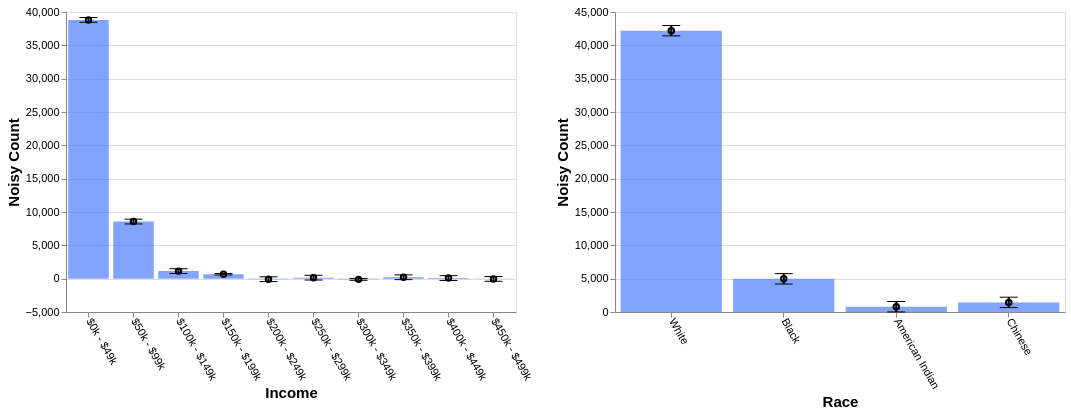

The Vega-Lite source for this figure:
### Vega-Lite specification from a JSON file in a GitHub repository (floating-point values rounded to 4 significant figures)
{"config": {"view": {"continuousWidth": 400, "continuousHeight": 300}, "axis": {"labelFontSize": 11, "titleFontSize": 15}, "axisBottom": {"labelAngle": 60}}, "hconcat": [{"layer": [{"mark": "bar", "encoding": {"color": {"value": "transparent"}, "tooltip": [{"aggregate": "sum", "field": "noisy_count", "title": "noisy count", "type": "quantitative"}, {"aggregate": "sum", "field": "error", "title": "error", "type": "quantitative"}], "x": {"field": "income", "sort": null, "title": "Income", "type": "ordinal"}}, "height": 300, "selection": {"selector579": {"type": "interval", "encodings": ["x"]}}, "transform": [{"filter": {"selection": "selector580"}}], "width": 450}, {"mark": {"type": "bar", "color": "#4C7FFF", "opacity": 0.7}, "encoding": {"x": {"field": "income", "sort": null, "title": "Income", "type": "ordinal"}, "y": {"aggregate": "sum", "field": "noisy_count", "type": "quantitative"}}, "transform": [{"filter": {"selection": "selector580"}}]}, {"mark": {"type": "tick", "color": "black", "width": 0}, "encoding": {"x": {"field": "income", "sort": null, "title": "Income", "type": "ordinal"}, "y": {"aggregate": "sum", "field": "plus_error", "type": "quantitative"}}, "transform": [{"filter": {"selection": "selector580"}}]}, {"mark": {"type": "tick", "color": "black", "width": 0}, "encoding": {"x": {"field": "income", "sort": null, "title": "Income", "type": "ordinal"}, "y": {"aggregate": "sum", "field": "minus_error", "type": "quantitative"}}, "transform": [{"filter": {"selection": "selector580"}}]}, {"mark": {"type": "point", "color": "black"}, "encoding": {"x": {"field": "income", "sort": null, "title": "Income", "type": "ordinal"}, "y": {"aggregate": "sum", "field": "noisy_count", "title": "Noisy Count", "type": "quantitative"}}, "transform": [{"filter": {"selection": "selector580"}}]}, {"mark": {"type": "rule", "size": 2}, "encoding": {"x": {"field": "income", "sort": null, "title": "Income", "type": "ordinal"}, "y": {"aggregate": "sum", "field": "plus_error", "title": "", "type": "quantitative"}, "y2": {"aggregate": "sum", "field": "minus_error", "title": ""}}, "transform": [{"filter": {"selection": "selector580"}}]}]}, {"layer": [{"mark": "bar", "encoding": {"color": {"value": "transparent"}, "tooltip": [{"aggregate": "sum", "field": "noisy_count", "title": "noisy count", "type": "quantitative"}, {"aggregate": "sum", "field": "error", "title": "error", "type": "quantitative"}], "x": {"field": "race", "sort": null, "title": "Race", "type": "ordinal"}}, "height": 300, "selection": {"selector580": {"type": "interval", "encodings": ["x"]}}, "transform": [{"filter": {"selection": "selector579"}}], "width": 450}, {"mark": {"type": "bar", "color": "#4C7FFF", "opacity": 0.7}, "encoding": {"x": {"field": "race", "sort": null, "title": "Race", "type": "ordinal"}, "y": {"aggregate": "sum", "field": "noisy_count", "type": "quantitative"}}, "transform": [{"filter": {"selection": "selector579"}}]}, {"mark": {"type": "tick", "color": "black", "width": 0}, "encoding": {"x": {"field": "race", "sort": null, "title": "Race", "type": "ordinal"}, "y": {"aggregate": "sum", "field": "plus_error", "type": "quantitative"}}, "transform": [{"filter": {"selection": "selector579"}}]}, {"mark": {"type": "tick", "color": "black", "width": 0}, "encoding": {"x": {"field": "race", "sort": null, "title": "Race", "type": "ordinal"}, "y": {"aggregate": "sum", "field": "minus_error", "type": "quantitative"}}, "transform": [{"filter": {"selection": "selector579"}}]}, {"mark": {"type": "point", "color": "black"}, "encoding": {"x": {"field": "race", "sort": null, "title": "Race", "type": "ordinal"}, "y": {"aggregate": "sum", "field": "noisy_count", "title": "Noisy Count", "type": "quantitative"}}, "transform": [{"filter": {"selection": "selector579"}}]}, {"mark": {"type": "rule", "size": 2}, "encoding": {"x": {"field": "race", "sort": null, "title": "Race", "type": "ordinal"}, "y": {"aggregate": "sum", "field": "plus_error", "title": "", "type": "quantitative"}, "y2": {"aggregate": "sum", "field": "minus_error", "title": ""}}, "transform": [{"filter": {"selection": "selector579"}}]}]}], "data": {"name": "data-4409ed698e117e5fdd9c4da5f61c9858"}, "$schema": "https://vega.github.io/schema/vega-lite/v4.17.0.json", "datasets": {"data-4409ed698e117e5fdd9c4da5f61c9858": [{"income": "$0k - $49k", "race": "White", "noisy_count": 33120.0, "true_count": 33160.0, "plus_error": 33210.0, "minus_error": 33030.0, "error": 89.4}, {"income": "$0k - $49k", "race": "Black", "noisy_count": 4220.0, "true_count": 4314.0, "plus_error": 4310.0, "minus_error": 4131.0, "error": 89.4}, {"income": "$0k - $49k", "race": "American Indian", "noisy_count": 433.5, "true_count": 489.0, "plus_error": 522.9, "minus_error": 344.0, "error": 89.4}, {"income": "$0k - $49k", "race": "Chinese", "noisy_count": 1043.0, "true_count": 992.0, "plus_error": 1132.0, "minus_error": 953.6, "error": 89.4}, {"income": "$50k - $99k", "race": "White", "noisy_count": 7516.0, "true_count": 7572.0, "plus_error": 7605.0, "minus_error": 7426.0, "error": 89.4}, {"income": "$50k - $99k", "race": "Black", "noisy_count": 596.2, "true_count": 547.0, "plus_error": 685.7, "minus_error": 506.8, "error": 89.4}, {"income": "$50k - $99k", "race": "American Indian", "noisy_count": 295.1, "true_count": 64.0, "plus_error": 384.5, "minus_error": 205.6, "error": 89.4}, {"income": "$50k - $99k", "race": "Chinese", "noisy_count": 157.9, "true_count": 344.0, "plus_error": 247.3, "minus_error": 68.4, "error": 89.4}, {"income": "$100k - $149k", "race": "White", "noisy_count": 870.0, "true_count": 1036.0, "plus_error": 959.4, "minus_error": 780.6, "error": 89.4}, {"income": "$100k - $149k", "race": "Black", "noisy_count": 136.5, "true_count": 45.0, "plus_error": 226.0, "minus_error": 47.1, "error": 89.4}, {"income": "$100k - $149k", "race": "American Indian", "noisy_count": 69.0, "true_count": 4.0, "plus_error": 158.4, "minus_error": -20.5, "error": 89.4}, {"income": "$100k - $149k", "race": "Chinese", "noisy_count": 56.7, "true_count": 64.0, "plus_error": 146.1, "minus_error": -32.8, "error": 89.4}, {"income": "$150k - $199k", "race": "White", "noisy_count": 603.1, "true_count": 559.0, "plus_error": 631.9, "minus_error": 574.3, "error": 28.8}, {"income": "$150k - $199k", "race": "Black", "noisy_count": 37.4, "true_count": 15.0, "plus_error": 66.2, "minus_error": 8.6, "error": 28.8}, {"income": "$150k - $199k", "race": "American Indian", "noisy_count": -17.7, "true_count": 1.0, "plus_error": 11.2, "minus_error": -46.5, "error": 28.8}, {"income": "$150k - $199k", "race": "Chinese", "noisy_count": 39.4, "true_count": 34.0, "plus_error": 68.2, "minus_error": 10.5, "error": 28.8}, {"income": "$200k - $249k", "race": "White", "noisy_count": -12.7, "true_count": 122.0, "plus_error": 76.7, "minus_error": -102.2, "error": 89.4}, {"income": "$200k - $249k", "race": "Black", "noisy_count": -173.6, "true_count": 7.0, "plus_error": -84.2, "minus_error": -263.0, "error": 89.4}, {"income": "$200k - $249k", "race": "American Indian", "noisy_count": 39.0, "true_count": 3.0, "plus_error": 128.4, "minus_error": -50.4, "error": 89.4}, {"income": "$200k - $249k", "race": "Chinese", "noisy_count": 66.2, "true_count": 5.0, "plus_error": 155.6, "minus_error": -23.3, "error": 89.4}, {"income": "$250k - $299k", "race": "White", "noisy_count": 4.3, "true_count": 43.0, "plus_error": 93.8, "minus_error": -85.1, "error": 89.4}, {"income": "$250k - $299k", "race": "Black", "noisy_count": 81.6, "true_count": 0.0, "plus_error": 171.0, "minus_error": -7.8, "error": 89.4}, {"income": "$250k - $299k", "race": "American Indian", "noisy_count": 77.0, "true_count": 0.0, "plus_error": 166.4, "minus_error": -12.5, "error": 89.4}, {"income": "$250k - $299k", "race": "Chinese", "noisy_count": -8.4, "true_count": 3.0, "plus_error": 81.1, "minus_error": -97.8, "error": 89.4}, {"income": "$300k - $349k", "race": "White", "noisy_count": 0.7, "true_count": 11.0, "plus_error": 35.2, "minus_error": -33.8, "error": 34.5}, {"income": "$300k - $349k", "race": "Black", "noisy_count": -39.0, "true_count": 1.0, "plus_error": -4.5, "minus_error": -73.5, "error": 34.5}, {"income": "$300k - $349k", "race": "American Indian", "noisy_count": -6.0, "true_count": 0.0, "plus_error": 28.5, "minus_error": -40.5, "error": 34.5}, {"income": "$300k - $349k", "race": "Chinese", "noisy_count": -61.8, "true_count": 0.0, "plus_error": -27.3, "minus_error": -96.3, "error": 34.5}, {"income": "$350k - $399k", "race": "White", "noisy_count": 152.4, "true_count": 2.0, "plus_error": 241.9, "minus_error": 63.0, "error": 89.4}, {"income": "$350k - $399k", "race": "Black", "noisy_count": 28.5, "true_count": 0.0, "plus_error": 117.9, "minus_error": -60.9, "error": 89.4}, {"income": "$350k - $399k", "race": "American Indian", "noisy_count": 4.1, "true_count": 0.0, "plus_error": 93.5, "minus_error": -85.4, "error": 89.4}, {"income": "$350k - $399k", "race": "Chinese", "noisy_count": 28.0, "true_count": 0.0, "plus_error": 117.4, "minus_error": -61.5, "error": 89.4}, {"income": "$400k - $449k", "race": "White", "noisy_count": 38.3, "true_count": 2.0, "plus_error": 127.8, "minus_error": -51.1, "error": 89.4}, {"income": "$400k - $449k", "race": "Black", "noisy_count": -12.7, "true_count": 0.0, "plus_error": 76.8, "minus_error": -102.1, "error": 89.4}, {"income": "$400k - $449k", "race": "American Indian", "noisy_count": 36.6, "true_count": 0.0, "plus_error": 126.0, "minus_error": -52.9, "error": 89.4}, {"income": "$400k - $449k", "race": "Chinese", "noisy_count": 27.6, "true_count": 0.0, "plus_error": 117.0, "minus_error": -61.9, "error": 89.4}, {"income": "$450k - $499k", "race": "White", "noisy_count": -88.9, "true_count": 1.0, "plus_error": 0.5, "minus_error": -178.3, "error": 89.4}, {"income": "$450k - $499k", "race": "Black", "noisy_count": 101.2, "true_count": 0.0, "plus_error": 190.6, "minus_error": 11.7, "error": 89.4}, {"income": "$450k - $499k", "race": "American Indian", "noisy_count": -137.8, "true_count": 0.0, "plus_error": -48.3, "minus_error": -227.2, "error": 89.4}, {"income": "$450k - $499k", "race": "Chinese", "noisy_count": 91.4, "true_count": 0.0, "plus_error": 180.9, "minus_error": 2.0, "error": 89.4}]}}
